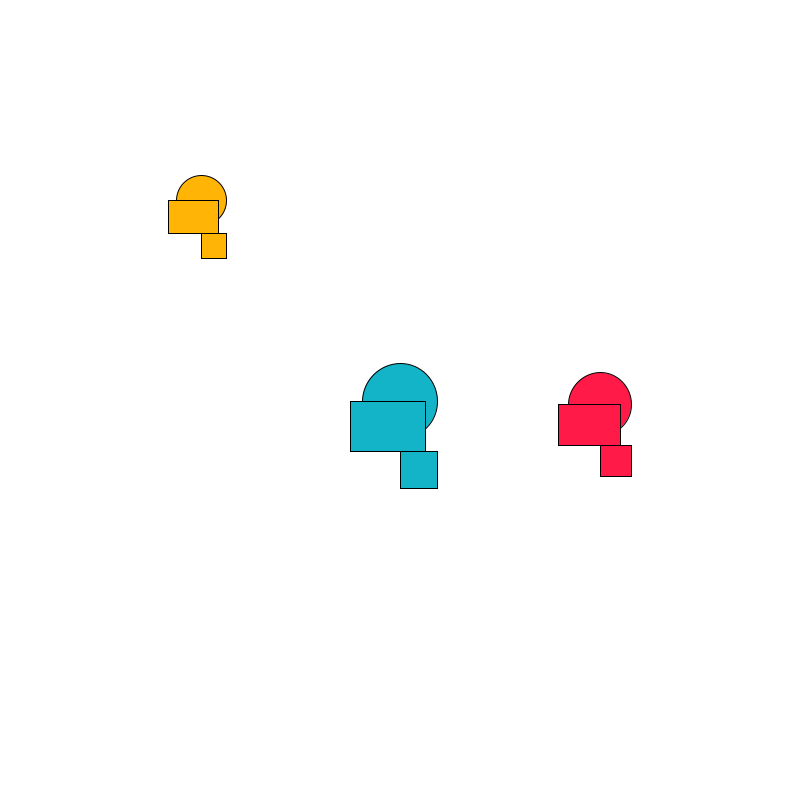
Frame 1 (no input)
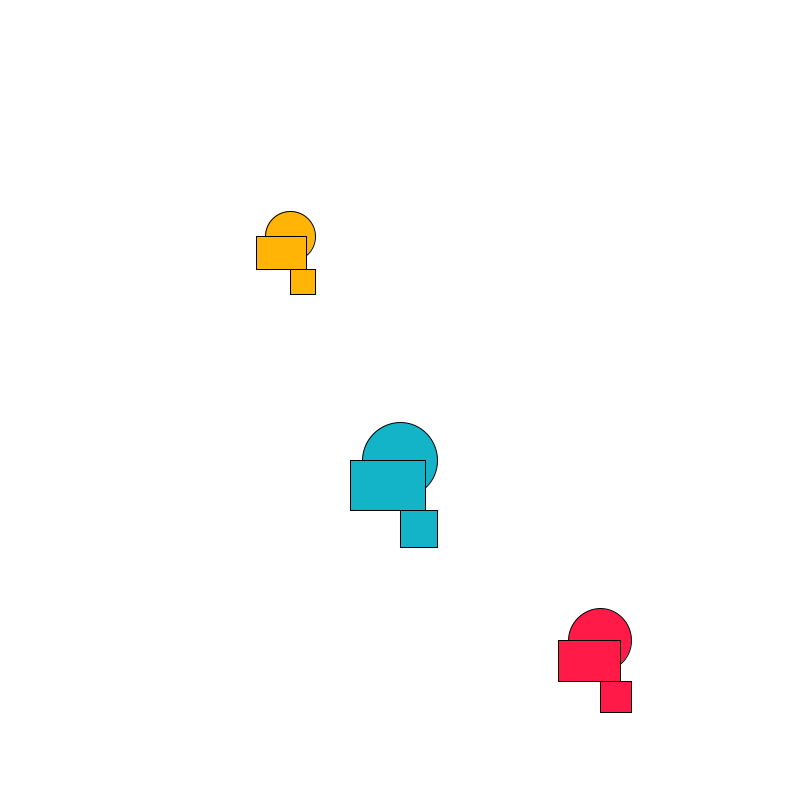
Frame 60 (the mouse pressed at the canvas centre just before this capture)
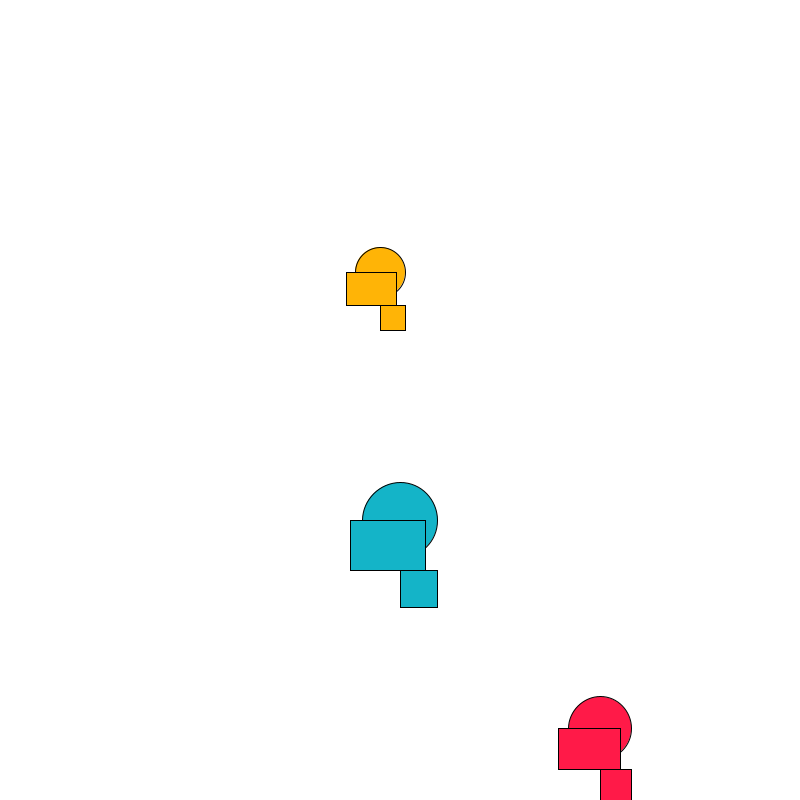
Frame 120 (the mouse held since frame 60 and released just before this capture)

The Processing sketch that drew these frames (run headless with seeded random() and noise(); from frame 60 on, the mouse is pressed at the canvas centre):

// Processing sketch: assignment5_objects
// ── assignment5_objects.pde
MyShape shapeTest;
MyShape shapeLooper;
MyShape shapeBouncer;

int counter;

void setup ()
{
  size(800,800);
 
  // Assign new objects, using the constructor
  shapeTest = new MyShape(color(255,180,6),200,200,100);
  shapeLooper = new MyShape(color(20,180,200),400,400,150);
  shapeBouncer = new MyShape(color(255,26,72),600,400,125);
 
  counter = 0;
}

void draw ()
{
  background(255);
  
  // Iterate a counter up to 200
  counter++;
  if (counter > 200)
  {
    counter = 0;
  }
  
  // Call functions on our objects to move and display them
  
  // Move the object by a fixed amount every frame
  shapeTest.move(1.5, 0.6);
  shapeTest.display(); 
  
  // Move the object to a specific place every frame, leveraging the counter
  shapeLooper.moveTo(width/2,height/2 + counter);
  shapeLooper.display(); 
  
  // Move the object at a fixed speed, but determine direction based on internal logic
  shapeBouncer.moveBounceVertical(4.0);
  shapeBouncer.display();
  
}

// ── MyShape.pde
// Class name
class MyShape
{
  // Data
  
  color baseColor;
  float x;
  float y;
  float size;
  
  float dirY = 1;
  
  
  // Constructor
  
  MyShape (color newBaseColor, float newX, float newY, float newSize)
  {
    baseColor = newBaseColor;
    x = newX;
    y = newY;
    size = newSize;
  }
  
  
  // Functions
  
  // Moves the shape to a specific coordinate
  void moveTo (float valX, float valY)
  {
    x = valX;
    y = valY;
  }
  
  // Moves the shape a specified quantity on both axes
  void move (float valX, float valY)
  {
    x += valX;
    y += valY;
  }
  
  // Moves the shape up and down at the boundaries of the canvas
  void moveBounceVertical (float val)
  {
    // Modify the y position by the specified amount
    y += (val * dirY);
    
    // If shape is above canvas, start moving down (+y)
    if (y < 0)
    {
      dirY = 1; 
    }
    
    // If shape is beow canvas, start moving up (-y)
    if (y > height)
    {
      dirY = -1;
    }
  }
  
  // Draws the shape on the canvas
  void display ()
  {
    fill(baseColor);
    circle(x,y,size/2.);
    rect(x-(size/3.),y,size/2.,size/3.);
    square(x,y+(size/3.),size/4.);
  }
  
  
}
